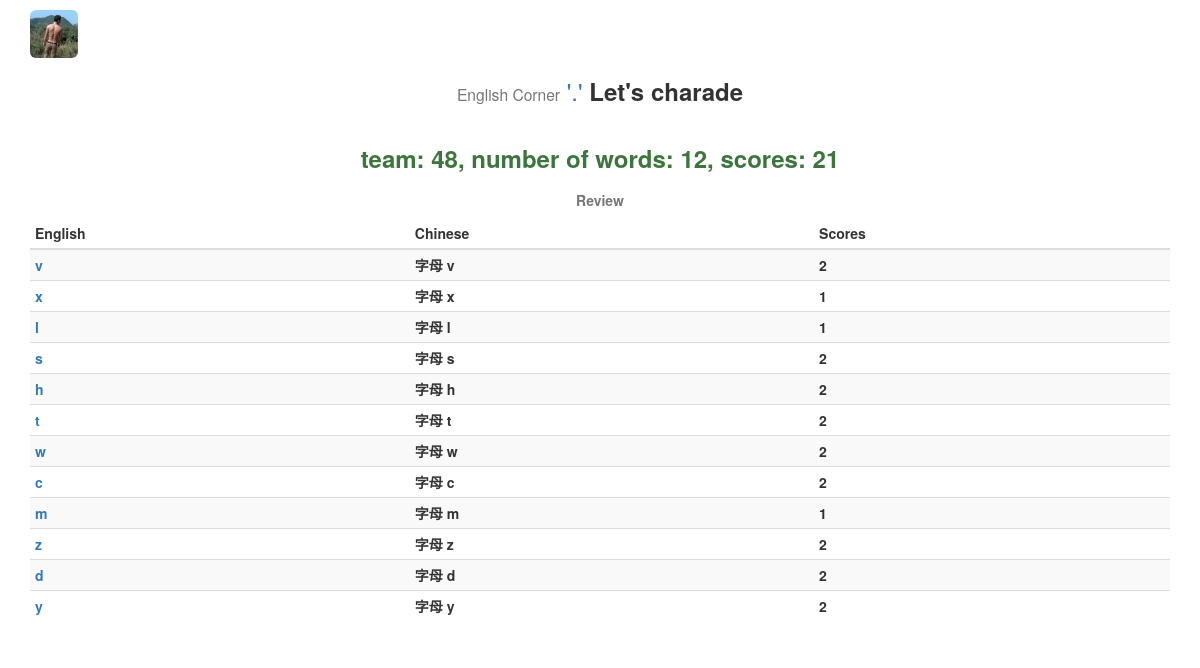
The app's page /charade/set/48/play/ with its own data.
### charade/models.py (models this page shows, shortened)
@python_2_unicode_compatible
class GameTemporaryTable(models.Model):
    board = models.ForeignKey(GameScoreBoard)
    en = models.CharField('en', max_length=100)
    zh = models.CharField('中文', max_length=100)
    exp = models.TextField('解释', max_length=200, null=True)
    scores = models.IntegerField('得分', default=0)
    used = models.IntegerField('used', default=0)
    vid = models.IntegerField('vid', default=0)

### charade/views.py (the view)
# urls.py: url(r'^set/(?P<board_id>[0-9]+)/play/$', views.game_play, name='game_play'),
def game_play(request, board_id):
    gsb = get_object_or_404(GameScoreBoard, pk=board_id)
    unused_word_list = gsb.gametemporarytable_set.exclude(used=1).order_by('?')[:1]
    if unused_word_list:
        context = {'word_list': unused_word_list}
    else:
        sum_scores = 0
        used_word_list = gsb.gametemporarytable_set.filter(used=1)
        for w in used_word_list:
            sum_scores += w.scores
        gsb.scores = sum_scores
        gsb.dt_end = timezone.now()
        gsb.save()
        msgs = 'team: {0}, number of words: {1}, scores: {2}'.format(board_id, gsb.amount, sum_scores)
        context = {'msgs': msgs,
                   'used_word_list': used_word_list,
                    }
    return render(request, 'charade/play.html', context)

### charade/templates/charade/play.html (shortened to what this page needs)
{% extends 'charade/base.html' %}
{% load i18n staticfiles %}
{% block css4this %}
    <link rel="stylesheet" href="{% static 'charade/css/charade-play.css' %}">
{% endblock %}
{% block content %}
{% if msgs %}
    <div class="row text-center">
        <h3><p class="text-success"><strong>{{ msgs }}<strong></p></h3>
    </div>
{% endif %}
{% if used_word_list %}
    <div class="table-responsive">
        <table class="table table-striped table-condensed">
            <caption class="text-center">{% trans 'Review' %}</caption>
            <thead>
                <tr>
                    <th>{% trans 'English' %}</th>
                    <th>{% trans 'Chinese' %}</th>
                    <th>{% trans 'Scores' %}</th>
                </tr>
            </thead>
            <tbody>
            {% for w in used_word_list %}
                <tr>
                    <td><a href="{% url 'charade:explanation' w.vid %}" title="Explanation" target="_blank">{{ w.en }}</a></td>
                    <td>{{ w.zh }}</td>
                    <td>{{ w.scores }}</td>
                </tr>
            {% endfor %}
            </tbody>
        </table>
    </div>
{% else %}
    <div class="row">
        <p class="text-center" id="showtime"></p>
    </div>
{% endif %}
{% endblock %}

### records on screen
GameTemporaryTable: en "v", zh "字母 v", scores "2"
GameTemporaryTable: en "x", zh "字母 x", scores "1"
GameTemporaryTable: en "l", zh "字母 l", scores "1"
GameTemporaryTable: en "s", zh "字母 s", scores "2"
GameTemporaryTable: en "h", zh "字母 h", scores "2"
GameTemporaryTable: en "t", zh "字母 t", scores "2"
GameTemporaryTable: en "w", zh "字母 w", scores "2"
GameTemporaryTable: en "c", zh "字母 c", scores "2"
GameTemporaryTable: en "m", zh "字母 m", scores "1"
GameTemporaryTable: en "z", zh "字母 z", scores "2"
GameTemporaryTable: en "d", zh "字母 d", scores "2"
GameTemporaryTable: en "y", zh "字母 y", scores "2"

### other values on screen
{{ msgs }} "team: 48, number of words: 12, scores: 21"
